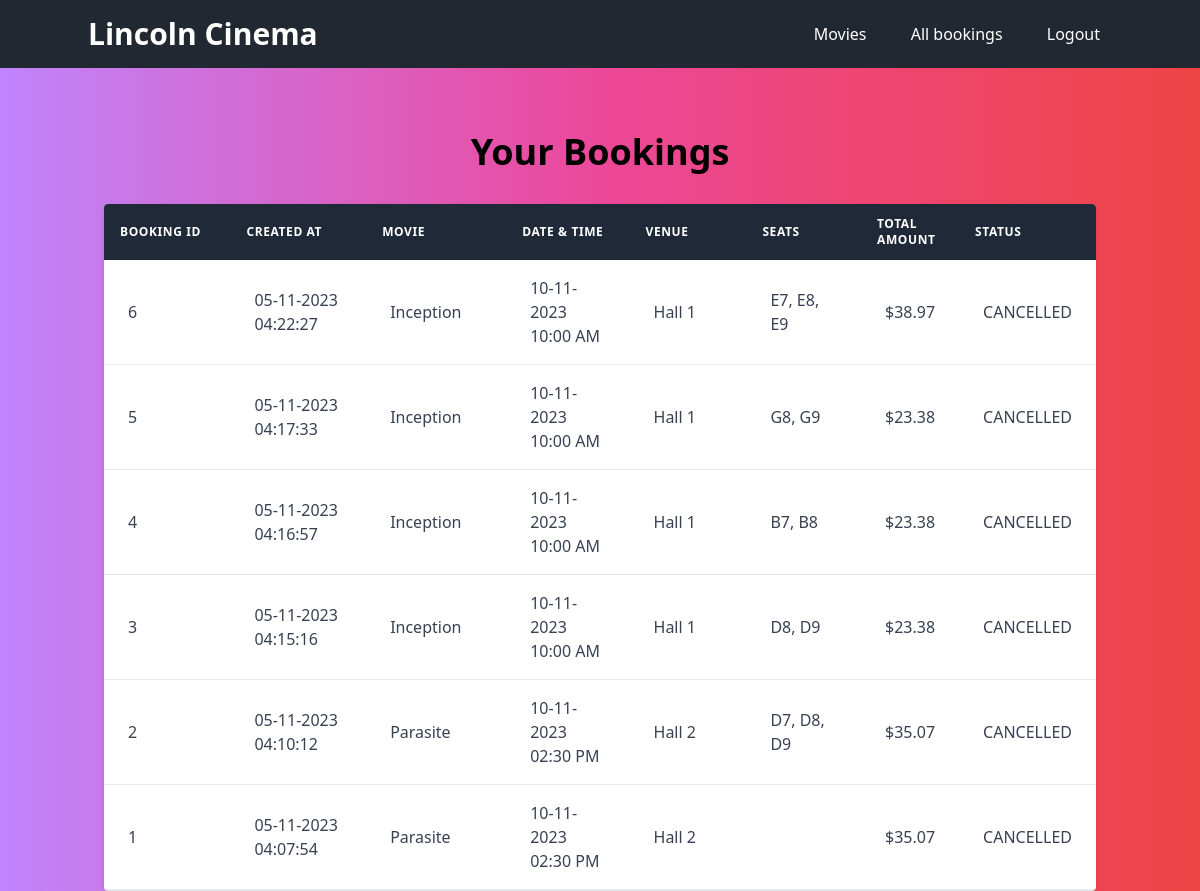
/bookings (signed in), run on the app's committed database.
### app/models/movieModel.py (models this page shows, shortened)
class Booking(db.Model):
    __tablename__ = 'bookings'
    id = db.Column(db.Integer, primary_key=True)
    userId = db.Column(db.Integer, db.ForeignKey("users.id"))
    user = relationship('User', back_populates='bookings')
    numberOfSeats = db.Column(db.Integer, nullable=False)
    createdOn = db.Column(db.DateTime, nullable=False)
    status = db.Column(db.Enum(BookingStatus), nullable=False)
    screeningId = db.Column(db.Integer, db.ForeignKey('screenings.id'))
    screening = relationship('Screening', back_populates='bookings')
    orderTotal = db.Column(db.Float, nullable=False)
    paymentId = db.Column(db.Integer, db.ForeignKey('payments.id'))
    payment = relationship('Payment', back_populates='booking', uselist=False)
    seats = relationship('CinemaHallSeat', backref='bookings')
    @staticmethod
    def getAllBookings() -> List["Booking"]:
        return Booking.query.order_by(desc(Booking.createdOn)).all() # ordered from the newest booking to the oldest booking

class ScreeningValidationMixin:
    def isActiveScreening(self) -> bool:
        if self.status == ScreeningStatus.ACTIVE:
            return True
        return False

class Movie(db.Model, ScreeningValidationMixin):
    __tablename__ = 'movies'
    id = db.Column(db.Integer, primary_key=True)
    title = db.Column(db.String, nullable=False)
    language = db.Column(db.String)
    genre = db.Column(db.String)
    releaseDate = db.Column(db.DateTime)
    durationMins = db.Column(db.Integer)
    country = db.Column(db.String)
    description = db.Column(db.String)
    status = db.Column(db.Enum(MovieStatus), nullable=False, default=MovieStatus.ACTIVE)
    screenings = relationship("Screening", backref="movies")

class BookingListFilterMixin:
    @staticmethod
    def filteredBooking(bookingList: ["Booking"]) -> ["Booking"]:
        filteredBookingList = []
        for booking in bookingList:
            if booking.status == BookingStatus.PENDING or booking.status == BookingStatus.CONFIRMED:
                filteredBookingList.append(booking)
        return filteredBookingList

class Screening(db.Model, ScreeningValidationMixin, BookingListFilterMixin):
    __tablename__ = 'screenings'
    id = db.Column(db.Integer, primary_key=True)
    screeningDate = db.Column(db.DateTime, nullable=False)
    startTime = db.Column(db.DateTime, nullable=False)
    endTime = db.Column(db.DateTime, nullable=False)
    hallId = db.Column(db.Integer, db.ForeignKey('cinemaHalls.id'))
    status = db.Column(db.Enum(ScreeningStatus), nullable=False, default=ScreeningStatus.ACTIVE)
    movieId = db.Column(db.Integer, db.ForeignKey('movies.id'))
    movie = relationship('Movie', back_populates='screenings')
    hall = relationship('CinemaHall', back_populates='screenings')
    bookings = relationship('Booking', back_populates='screening')

class CinemaHall(db.Model):
    __tablename__ = 'cinemaHalls'
    id = db.Column(db.Integer, primary_key=True)
    name = db.Column(db.String, nullable=False)
    totalSeats = db.Column(db.Integer, nullable=False)
    seats = relationship('CinemaHallSeat', back_populates='hall')
    screenings = relationship('Screening', back_populates='hall')

### app/models/paymentModel.py (models this page shows, shortened)
class Payment(db.Model):
    __tablename__ = 'payments'
    id = db.Column(db.Integer, primary_key=True)
    originalAmount = db.Column(db.Float, nullable=False)
    discountedAmount = db.Column(db.Float, nullable=False)
    createdOn = db.Column(db.DateTime, nullable=False)
    type = db.Column(db.String(50))
    couponId = db.Column(db.String, db.ForeignKey('coupons.id'))
    coupon = relationship('Coupon', backref='payments')
    booking = relationship('Booking', back_populates='payment', uselist=False)
    __mapper_args__ = {
        'polymorphic_on': type,
        'polymorphic_identity': 'payment'
    }

### app/routes/routes.py (the view)
@movie_bp.route('/bookings', methods=['GET'])
@login_required
def viewBookings():
    return MovieController.viewBookings(session['userId'])

### app/controllers/movieController.py (called while the page is built)
    @staticmethod
    def viewBookings(userId: int):
        user = User.getUserById(userId)
        if user.type == "customer":
            bookingList = user.getBookingList()
        if user.type == "staff":
            bookingList = Booking.getAllBookings()
        return render_template('bookings.html', bookingList=bookingList)

### app/models/movieModel.py (called while the page is built)
    @property
    def seatNumber(self):
        return f"{self.seatRow}{self.seatColumn}"

### app/models/userModel.py (called while the page is built)
    @staticmethod
    def getUserById(userId: int) -> Union["FrontDeskStaff", "Customer", "Admin", "User"]:
        return User.query.get(userId)

### app/routes/routes.py (called while the page is built)
def login_required(f):
    @wraps(f)
    def wrapper(*args, **kwargs):
        if 'userId' not in session:
            return redirect(url_for('auth.login', next=request.url))
        return f(*args, **kwargs)
    return wrapper

### app/templates/bookings.html (shortened to what this page needs)
{% extends 'base.html' %}
{% block content %}
<div class="container mx-auto px-4 pt-16">
    <h2 class="text-4xl font-bold mb-8 text-center">Your Bookings</h2>
    <div class="shadow overflow-hidden rounded border-b border-gray-200">
        <table class="min-w-full bg-white">
            <thead class="bg-gray-800 text-white">
                <tr>
                    <th class="w-1/6 py-3 px-4 text-left text-xs font-semibold uppercase tracking-wider">
                        Booking ID
                    </th>
                    <th class="w-1/6 py-3 px-4 text-left text-xs font-semibold uppercase tracking-wider">
                        Created at
                    </th>
                    <th class="w-1/6 py-3 px-4 text-left text-xs font-semibold uppercase tracking-wider">
                        Movie
                    </th>
                    <th class="w-1/6 py-3 px-4 text-left text-xs font-semibold uppercase tracking-wider">
                        Date & Time
                    </th>
                    <th class="w-1/6 py-3 px-4 text-left text-xs font-semibold uppercase tracking-wider">
                        Venue
                    </th>
                    <th class="w-1/6 py-3 px-4 text-left text-xs font-semibold uppercase tracking-wider">
                        Seats
                    </th>
                    <th class="w-1/6 py-3 px-4 text-left text-xs font-semibold uppercase tracking-wider">
                        Total Amount
                    </th>
                    <th class="w-1/6 py-3 px-4 text-left text-xs font-semibold uppercase tracking-wider">
                        Status
                    </th>
                </tr>
            </thead>
            <tbody class="text-gray-700">
                {% for booking in bookingList %}
                <tr class="hover:bg-gray-100" data-screening-date="{{ booking.screening.startTime.strftime('%Y-%m-%d') }}">
                    <td class="py-4 px-6 border-b border-gray-200 items-center">{{ booking.id }}</td>
                    <td class="py-4 px-6 border-b border-gray-200 items-center">{{ booking.createdOn.strftime('%d-%m-%Y %I:%M:%S') }}</td>
                    <td class="py-4 px-6 border-b border-gray-200 items-center">{{ booking.screening.movie.title }}</td>
                    <td class="py-4 px-6 border-b border-gray-200 items-center"><span class="block">{{ booking.screening.screeningDate.strftime('%d-%m-%Y') }}</span><span class="block">{{ booking.screening.startTime.strftime('%I:%M %p') }}</span></td>
                    <td class="py-4 px-6 border-b border-gray-200 items-center">{{ booking.screening.hall.name }}</td>
                    <td class="py-4 px-6 border-b border-gray-200 items-center">{{ booking.seats|map(attribute='seatNumber')|join(", ") }}</td>
                    <td class="py-4 px-6 border-b border-gray-200 items-center">{%if booking.payment.discountedAmount%}${%else%}--{%endif%}{{ booking.payment.discountedAmount }}</td>
                    <td class="py-4 px-6 border-b border-gray-200 items-center">
                        <div class="inline-flex items-center w-full justify-between">
                        {{ booking.status.name }}
                        </div>
                    </td>
                </tr>
                {% endfor %}
            </tbody>
        </table>
    </div>
</div>
{% endblock %}

### data on the page
Booking: id "6", createdOn "05-11-2023 04:22:27", screening.movie "Inception", screening.screeningDate "10-11-2023", screening.startTime "10:00 AM", screening.hall.name "Hall 1", seats|map "E7, E8, E9", payment.discountedAmount "38.97", status.name "CANCELLED"
Booking: id "5", createdOn "05-11-2023 04:17:33", screening.movie "Inception", screening.screeningDate "10-11-2023", screening.startTime "10:00 AM", screening.hall.name "Hall 1", seats|map "G8, G9", payment.discountedAmount "23.38", status.name "CANCELLED"
Booking: id "4", createdOn "05-11-2023 04:16:57", screening.movie "Inception", screening.screeningDate "10-11-2023", screening.startTime "10:00 AM", screening.hall.name "Hall 1", seats|map "B7, B8", payment.discountedAmount "23.38", status.name "CANCELLED"
Booking: id "3", createdOn "05-11-2023 04:15:16", screening.movie "Inception", screening.screeningDate "10-11-2023", screening.startTime "10:00 AM", screening.hall.name "Hall 1", seats|map "D8, D9", payment.discountedAmount "23.38", status.name "CANCELLED"
Booking: id "2", createdOn "05-11-2023 04:10:12", screening.movie "Parasite", screening.screeningDate "10-11-2023", screening.startTime "02:30 PM", screening.hall.name "Hall 2", seats|map "D7, D8, D9", payment.discountedAmount "35.07", status.name "CANCELLED"
Booking: id "1", createdOn "05-11-2023 04:07:54", screening.movie "Parasite", screening.screeningDate "10-11-2023", screening.startTime "02:30 PM", screening.hall.name "Hall 2", payment.discountedAmount "35.07", status.name "CANCELLED"
